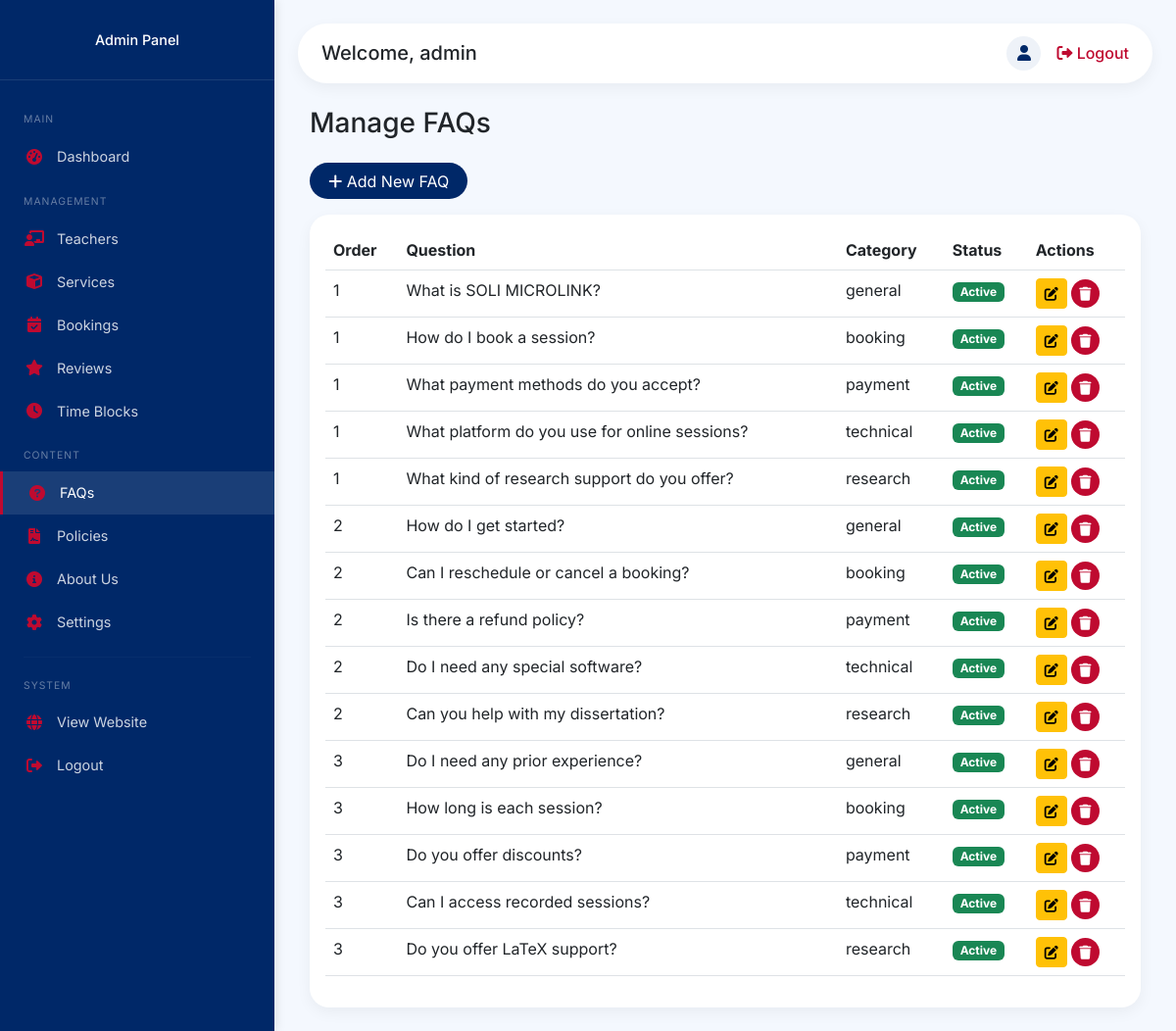
The app's page /admin/faqs (signed in) with its own data.
### backend/app.py (models this page shows)
class FAQ(db.Model):
    __tablename__ = 'faqs'
    id = db.Column(db.Integer, primary_key=True)
    question = db.Column(db.String(500), nullable=False)
    answer = db.Column(db.Text, nullable=False)
    category = db.Column(db.String(50), default='general')
    order = db.Column(db.Integer, default=0)
    is_active = db.Column(db.Boolean, default=True)
    created_at = db.Column(db.DateTime, default=datetime.utcnow)
    updated_at = db.Column(db.DateTime, default=datetime.utcnow, onupdate=datetime.utcnow)

### backend/app.py (the view)
@app.route('/admin/faqs')
@admin_required
def admin_faqs():
    faqs = FAQ.query.order_by(FAQ.order).all()
    return render_template('admin/faqs.html', faqs=faqs)

### backend/app.py (called while the page is built)
def admin_required(f):
    @wraps(f)
    def decorated_function(*args, **kwargs):
        if not session.get('is_admin'):
            flash('Please login as admin to access this page.', 'danger')
            return redirect(url_for('admin_login'))
        return f(*args, **kwargs)
    return decorated_function

@app.context_processor
def inject_cart_count():
    cart_count = 0
    try:
        if 'user_id' in session:
            cart_count = CartItem.query.filter_by(user_id=session['user_id']).count()
        elif 'cart_id' in session:
            cart_count = CartItem.query.filter_by(session_id=session['cart_id']).count()
    except Exception as e:
        print(f"Error getting cart count: {e}")
        cart_count = 0
    return dict(cart_items_count=cart_count)

@app.context_processor
def inject_now():
    return {'now': datetime.now}

@app.context_processor
def inject_settings():
    settings_dict = {}
    try:
        settings = Setting.query.all()
        settings_dict = {s.key: s.value for s in settings}
        for key in ['nav_links', 'portfolio_links', 'footer_links']:
            if key in settings_dict and settings_dict[key]:
                try:
                    settings_dict[key] = json.loads(settings_dict[key])
                except:
                    settings_dict[key] = []
        settings_dict['stripe_publishable_key'] = app.config['STRIPE_PUBLIC_KEY']
    except Exception as e:
        print(f"Error loading settings: {e}")
        settings_dict = {'stripe_publishable_key': app.config['STRIPE_PUBLIC_KEY']}
    return dict(settings=settings_dict)

### frontend/templates/admin/faqs.html
{% extends "admin/base_admin.html" %}
{% block content %}
<div class="container-fluid">
    <h1 class="h3 mb-4">Manage FAQs</h1>
    <a href="{{ url_for('admin_add_faq') }}" class="btn btn-primary mb-3">
        <i class="fas fa-plus"></i> Add New FAQ
    </a>
    <div class="card">
        <div class="card-body">
            <table class="table">
                <thead>
                    <tr>
                        <th>Order</th>
                        <th>Question</th>
                        <th>Category</th>
                        <th>Status</th>
                        <th>Actions</th>
                    </tr>
                </thead>
                <tbody>
                    {% for faq in faqs %}
                    <tr>
                        <td>{{ faq.order }}</td>
                        <td>{{ faq.question }}</td>
                        <td>{{ faq.category }}</td>
                        <td>
                            {% if faq.is_active %}
                            <span class="badge bg-success">Active</span>
                            {% else %}
                            <span class="badge bg-secondary">Inactive</span>
                            {% endif %}
                        </td>
                        <td>
                            <a href="{{ url_for('admin_edit_faq', faq_id=faq.id) }}" class="btn btn-sm btn-warning">
                                <i class="fas fa-edit"></i>
                            </a>
                            <form method="POST" action="{{ url_for('admin_delete_faq', faq_id=faq.id) }}" style="display:inline;">
                                <button type="submit" class="btn btn-sm btn-danger" onclick="return confirm('Delete this FAQ?')">
                                    <i class="fas fa-trash"></i>
                                </button>
                            </form>
                        </td>
                    </tr>
                    {% endfor %}
                </tbody>
            </table>
        </div>
    </div>
</div>
{% endblock %}

### frontend/templates/admin/base_admin.html (style rules this page uses)
* { margin: 0; padding: 0; box-sizing: border-box; }
body { font-family: 'Inter', sans-serif; background: #f4f8fe; overflow-x: hidden; }
.card { border: none; border-radius: 20px; box-shadow: 0 5px 15px rgba(0,0,0,0.05); }
.btn-primary { background: #002868; border: none; border-radius: 50px; padding: 0.4rem 1.2rem; }
.btn-danger { background: #BF0A30; border: none; border-radius: 50px; }

### records on screen
FAQ: order "1", question "What is SOLI MICROLINK?", category "general", is_active "Active"
FAQ: order "1", question "How do I book a session?", category "booking", is_active "Active"
FAQ: order "1", question "What payment methods do you accept?", category "payment", is_active "Active"
FAQ: order "1", question "What platform do you use for online sessions?", category "technical", is_active "Active"
FAQ: order "1", question "What kind of research support do you offer?", category "research", is_active "Active"
FAQ: order "2", question "How do I get started?", category "general", is_active "Active"
FAQ: order "2", question "Can I reschedule or cancel a booking?", category "booking", is_active "Active"
FAQ: order "2", question "Is there a refund policy?", category "payment", is_active "Active"
FAQ: order "2", question "Do I need any special software?", category "technical", is_active "Active"
FAQ: order "2", question "Can you help with my dissertation?", category "research", is_active "Active"
FAQ: order "3", question "Do I need any prior experience?", category "general", is_active "Active"
FAQ: order "3", question "How long is each session?", category "booking", is_active "Active"
FAQ: order "3", question "Do you offer discounts?", category "payment", is_active "Active"
FAQ: order "3", question "Can I access recorded sessions?", category "technical", is_active "Active"
FAQ: order "3", question "Do you offer LaTeX support?", category "research", is_active "Active"

### other values on screen
{{ session.get('admin_username', 'Admin') }} "admin"
